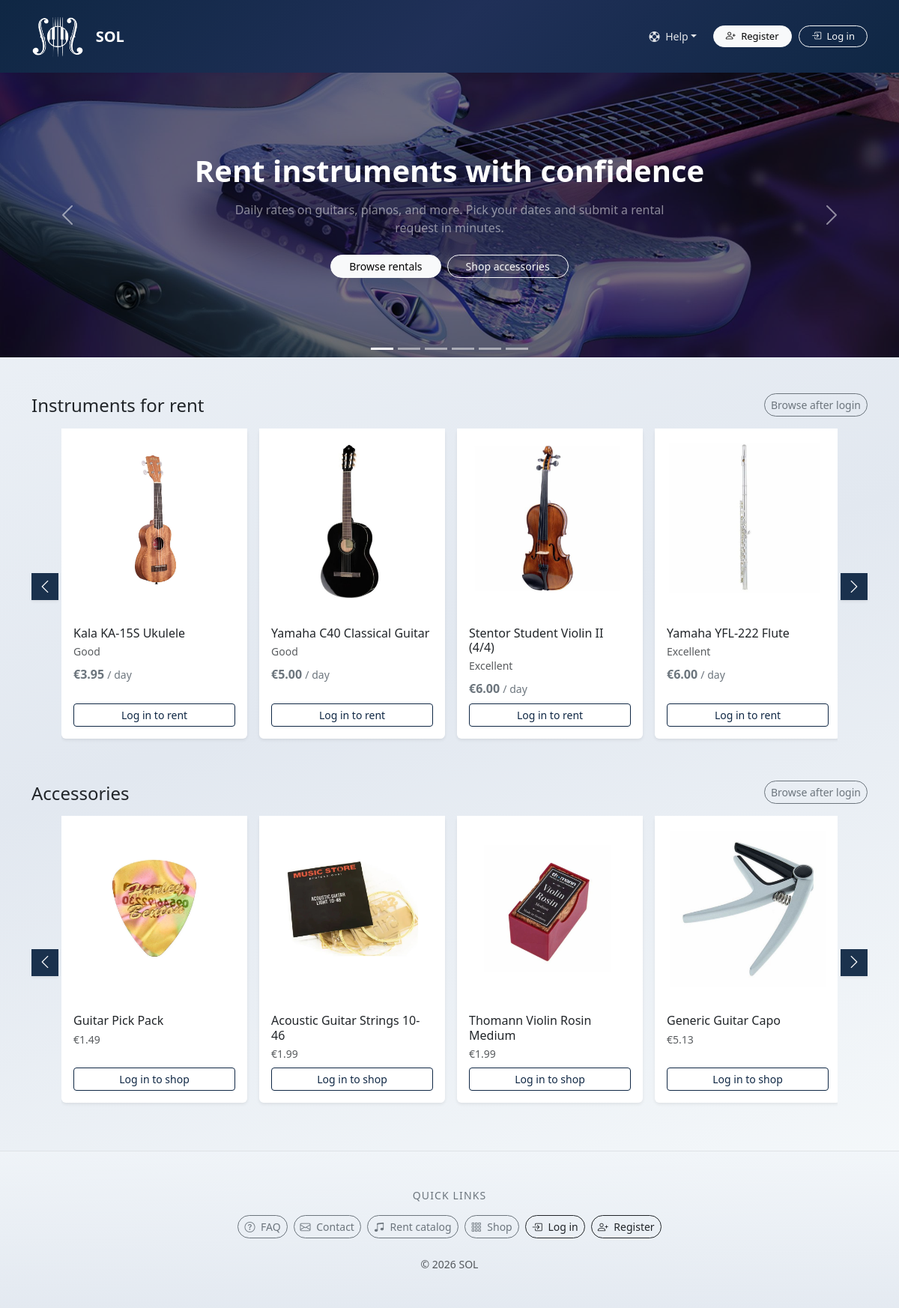
The page / on the database its author committed.
### tables this page shows
CREATE TABLE IF NOT EXISTS `home_slides` (
  `id` int(10) UNSIGNED NOT NULL AUTO_INCREMENT,
  `sort_order` int(11) NOT NULL DEFAULT 0,
  `is_active` tinyint(1) NOT NULL DEFAULT 1,
  `audience` enum('all','guest','user') NOT NULL DEFAULT 'all',
  `background_image` varchar(255) DEFAULT NULL,
  `overlay_pct` tinyint(3) UNSIGNED NOT NULL DEFAULT 45,
  `heading` varchar(255) NOT NULL DEFAULT '',
  `subheading` text DEFAULT NULL,
  `button1_label` varchar(120) DEFAULT NULL,
  `button1_url` varchar(500) DEFAULT NULL,
  `button2_label` varchar(120) DEFAULT NULL,
  `button2_url` varchar(500) DEFAULT NULL,
  `created_at` timestamp NULL DEFAULT current_timestamp(),
  `updated_at` timestamp NULL DEFAULT NULL ON UPDATE current_timestamp(),
  PRIMARY KEY (`id`),
  KEY `idx_home_slides_order` (`is_active`,`sort_order`,`id`)
);

CREATE TABLE IF NOT EXISTS `instruments` (
  `id` int(11) NOT NULL AUTO_INCREMENT,
  `category_id` int(11) DEFAULT NULL,
  `name` varchar(120) NOT NULL,
  `daily_price` decimal(10,2) NOT NULL,
  `condition` enum('excellent','good','fair','needs_service') NOT NULL DEFAULT 'good',
  `description` text DEFAULT NULL,
  `image_url` varchar(255) DEFAULT NULL,
  `is_active` tinyint(1) NOT NULL DEFAULT 1,
  `created_at` timestamp NULL DEFAULT current_timestamp(),
  `updated_at` timestamp NULL DEFAULT current_timestamp() ON UPDATE current_timestamp(),
  PRIMARY KEY (`id`),
  KEY `idx_instruments_category` (`category_id`),
  KEY `idx_instruments_name` (`name`),
  KEY `idx_instruments_active` (`is_active`)
);

CREATE TABLE IF NOT EXISTS `products` (
  `id` int(11) NOT NULL AUTO_INCREMENT,
  `name` varchar(255) NOT NULL,
  `price` decimal(10,2) NOT NULL,
  `picture` varchar(255) DEFAULT 'product.jpg',
  `description` text DEFAULT NULL,
  `fk_supplier_id` int(11) DEFAULT NULL,
  PRIMARY KEY (`id`),
  KEY `idx_products_supplier` (`fk_supplier_id`)
);

### includes/partials/home_slider.php (the view, shortened to what the rows shown need)
<?php
$sol_home_mode = $sol_home_mode ?? "guest";
$sol_home_slides = $sol_home_slides ?? [];
$h = static fn (string $s): string => htmlspecialchars($s, ENT_QUOTES, "UTF-8");
function sol_home_slide_btn_href(string $u): string
{
    $u = trim($u);
    return sol_url(ltrim($u, "/"));
}
$useDb = $sol_home_slides !== [];
$carouselId = "solHomeCarousel";
?>
<div class="container-fluid sol-home-slider-wrap px-0 mb-0">
    <div id="<?= $h($carouselId) ?>" class="carousel slide carousel-fade" data-bs-ride="carousel" data-bs-interval="6500">
        <?php if ($useDb): ?>
            <div class="carousel-indicators mb-0">
                <?php foreach ($sol_home_slides as $idx => $_s): ?>
                    <button type="button" data-bs-target="#<?= $h($carouselId) ?>" data-bs-slide-to="<?= (int)$idx ?>" <?= $idx === 0 ? 'class="active" aria-current="true"' : "" ?> aria-label="Slide <?= (int)($idx + 1) ?>"></button>
                <?php endforeach; ?>
            </div>
            <div class="carousel-inner">
                <?php foreach ($sol_home_slides as $idx => $slide): ?>
                    <?php
                    $bg = trim((string)($slide["background_image"] ?? ""));
                    $bgUrl = $bg !== "" ? sol_url("pictures/" . str_replace("\\", "/", $bg)) : "";
                    $ov = max(0, min(90, (int)($slide["overlay_pct"] ?? 45))) / 100;
                    $fadeClass = "sol-home-slide-fallback-" . (((int)$idx % 3) + 1);
                    ?>
                    <div class="carousel-item <?= $idx === 0 ? "active" : "" ?> sol-home-slide <?= $bgUrl !== "" ? "sol-home-slide--photo" : $fadeClass ?>" <?= $bgUrl !== "" ? 'style="background-image: url(\'' . $h($bgUrl) . '\');"' : "" ?>>
                        <div class="sol-home-slide-overlay" style="opacity: <?= $h((string)$ov) ?>;"></div>
                        <div class="sol-home-slide-inner">
                        <div class="sol-home-slide-content text-center text-white">
                            <?php if (($slide["heading"] ?? "") !== ""): ?>
                                <h2 class="h1 fw-bold mb-3"><?= nl2br($h((string)$slide["heading"])) ?></h2>
                            <?php endif; ?>
                            <?php if (($slide["subheading"] ?? "") !== ""): ?>
                                <p class="text-white-50 mb-4 mx-auto sol-home-slide-sub" style="max-width: 38rem;"><?= nl2br($h((string)$slide["subheading"])) ?></p>
                            <?php endif; ?>
                            <div class="d-flex flex-wrap justify-content-center gap-2">
                                <?php
                                $l1 = trim((string)($slide["button1_label"] ?? ""));
                                $u1 = trim((string)($slide["button1_url"] ?? ""));
                                $l2 = trim((string)($slide["button2_label"] ?? ""));
                                $u2 = trim((string)($slide["button2_url"] ?? ""));
                                ?>
                                <?php if ($l1 !== "" && $u1 !== ""): ?>
                                    <a class="btn btn-light btn-sm rounded-pill px-4" href="<?= $h(sol_home_slide_btn_href($u1)) ?>"><?= $h($l1) ?></a>
                                <?php endif; ?>
                                <?php if ($l2 !== "" && $u2 !== ""): ?>
                                    <a class="btn btn-outline-light btn-sm rounded-pill px-4" href="<?= $h(sol_home_slide_btn_href($u2)) ?>"><?= $h($l2) ?></a>
                                <?php endif; ?>
                            </div>
                        </div>
                        </div>
                    </div>
                <?php endforeach; ?>
            </div>
        <?php endif; ?>
    </div>
</div>

### includes/partials/home_rent_shop.php (shortened to what the rows shown need)
<?php
$sol_home_instruments = $sol_home_instruments ?? [];
$sol_home_products = $sol_home_products ?? [];
$sol_home_mode = $sol_home_mode ?? "guest";
$h = static fn (string $s): string => htmlspecialchars($s, ENT_QUOTES, "UTF-8");
?>
<section class="container py-4 py-lg-5" style="max-width: 1140px;">
    <div class="d-flex flex-wrap justify-content-between align-items-end gap-2 mb-3">
        <h2 class="h4 text-dark mb-0">Instruments for rent</h2>
    </div>
    <?php if ($sol_home_instruments === []): ?>
        <p class="text-muted small mb-0">No instruments listed yet.</p>
    <?php else: ?>
        <div class="sol-shop-carousel position-relative">
            <div class="sol-shop-carousel-clip overflow-hidden">
                <div class="sol-shop-carousel-track d-flex gap-3 pb-2" id="solHomeInstrumentsTrack">
                    <?php foreach ($sol_home_instruments as $instrument): ?>
                        <?php
                        $iid = (int)($instrument["id"] ?? 0);
                        ?>
                        <div class="sol-shop-carousel-card flex-shrink-0">
                            <div class="card border-0 shadow-sm h-100 sol-inst-carousel-card sol-shop-product-card">
                                <div class="sol-catalog-card-inner position-relative">
                                    <div class="sol-square-product-media">
                                        <img src="<?= $h(sol_url("pictures/" . ($instrument["image_url"] ?? "instrument.jpg"))) ?>" class="card-img-top sol-square-product-img" alt="">
                                    </div>
                                </div>
                                <div class="card-body d-flex flex-column pt-3">
                                    <h3 class="h6 card-title mb-1"><?= $h((string)($instrument["name"] ?? "")) ?></h3>
                                    <p class="text-muted small mb-2 text-capitalize"><?= $h((string)($instrument["condition"] ?? "")) ?></p>
                                    <p class="fw-semibold text-secondary mb-2">€<?= $h((string)($instrument["daily_price"] ?? "")) ?> <span class="fw-normal small">/ day</span></p>
                                    <?php if ($sol_home_mode === "user"): ?>
                                        <form method="post" class="mt-auto sol-ajax-cart">
                                            <?= sol_csrf_field() ?>
                                            <input type="hidden" name="id" value="<?= $iid ?>">
                                            <button type="submit" name="add_to_rent_cart" class="btn btn-primary btn-sm w-100">Add to rent cart</button>
                                        </form>
                                    <?php else: ?>
                                        <a href="<?= $h(sol_url("login.php")) ?>" class="btn btn-outline-primary btn-sm w-100 mt-auto">Log in to rent</a>
                                    <?php endif; ?>
                                </div>
                            </div>
                        </div>
                    <?php endforeach; ?>
                </div>
            </div>
        </div>
    <?php endif; ?>
</section>
<?php require __DIR__ . "/home_shop_carousel.php"; ?>

### includes/partials/home_shop_carousel.php (shortened to what the rows shown need)
<?php
$sol_home_products = $sol_home_products ?? [];
$sol_home_mode = $sol_home_mode ?? "guest";
$h = static fn (string $s): string => htmlspecialchars($s, ENT_QUOTES, "UTF-8");
?>
<section class="container pb-4 pb-lg-5" style="max-width: 1140px;">
    <div class="d-flex flex-wrap justify-content-between align-items-end gap-2 mb-3">
        <h2 class="h4 text-dark mb-0">Accessories</h2>
    </div>
    <?php if ($sol_home_products === []): ?>
        <p class="text-muted small mb-0">No products listed yet.</p>
    <?php else: ?>
        <div class="sol-shop-carousel position-relative">
            <div class="sol-shop-carousel-clip overflow-hidden">
                <div class="sol-shop-carousel-track d-flex gap-3 pb-2" id="solHomeShopTrack">
                    <?php foreach ($sol_home_products as $product): ?>
                        <?php
                        $pid = (int)($product["id"] ?? 0);
                        ?>
                        <div class="sol-shop-carousel-card flex-shrink-0">
                            <div class="card border-0 shadow-sm h-100 sol-shop-product-card">
                                <div class="sol-catalog-card-inner position-relative">
                                    <div class="sol-square-product-media">
                                        <img src="<?= $h(sol_url("pictures/" . ($product["picture"] ?? "product.jpg"))) ?>" class="card-img-top sol-square-product-img" alt="">
                                    </div>
                                </div>
                                <div class="card-body d-flex flex-column pt-3">
                                    <h3 class="h6 card-title mb-1"><?= $h((string)($product["name"] ?? "")) ?></h3>
                                    <p class="text-muted small mb-2">€<?= $h((string)($product["price"] ?? "")) ?></p>
                                    <?php if ($sol_home_mode === "user"): ?>
                                        <form method="post" class="mt-auto sol-ajax-cart">
                                            <?= sol_csrf_field() ?>
                                            <input type="hidden" name="id" value="<?= $pid ?>">
                                            <button type="submit" name="add_to_cart" class="btn btn-primary btn-sm w-100">Add to cart</button>
                                        </form>
                                    <?php else: ?>
                                        <a href="<?= $h(sol_url("login.php")) ?>" class="btn btn-outline-primary btn-sm w-100 mt-auto">Log in to shop</a>
                                    <?php endif; ?>
                                </div>
                            </div>
                        </div>
                    <?php endforeach; ?>
                </div>
            </div>
        </div>
    <?php endif; ?>
</section>

### rows shown on the page
home_slides: background_image (picture), heading "Rent instruments with confidence", subheading "Daily rates on guitars, pianos, and more. Pick your dates and submit a rental request in minutes.", button1_label "Browse rentals", button2_label "Shop accessories"
instruments: image_url (picture), name "Kala KA-15S Ukulele", condition "Good", daily_price "3.95"
instruments: image_url (picture), name "Yamaha C40 Classical Guitar", condition "Good", daily_price "5.00"
instruments: image_url (picture), name "Stentor Student Violin II (4/4)", condition "Excellent", daily_price "6.00"
instruments: image_url (picture), name "Yamaha YFL-222 Flute", condition "Excellent", daily_price "6.00"
products: picture (picture), name "Guitar Pick Pack", price "1.49"
products: picture (picture), name "Acoustic Guitar Strings 10-46", price "1.99"
products: picture (picture), name "Thomann Violin Rosin Medium", price "1.99"
products: picture (picture), name "Generic Guitar Capo", price "5.13"

### other values the page prints
$brandLabel "SOL"
